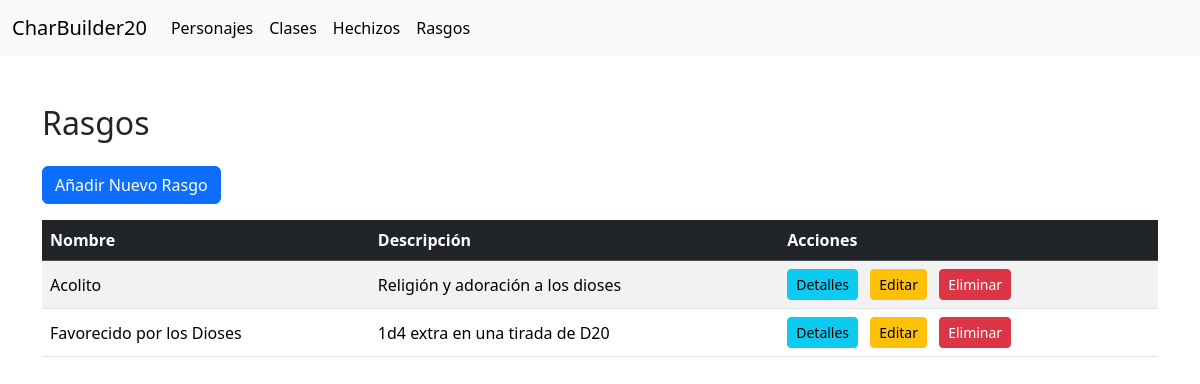
/trait/, run on the app's committed database.
### App/models.py (models this page shows, shortened)
class Traits(models.Model):
    background_type = models.CharField(max_length=50)
    background_desc = models.CharField(max_length=255, default='')

### App/views.py (the view)
# urls.py: path('trait/', views.trait_list, name='trait_list'),
def trait_list(request):
    traits = Traits.objects.all()
    return render(request, 'App/trait_list.html', {'trait_list': traits})

### App/templates/App/trait_list.html (shortened to what this page needs)
{% extends "layout/base.html" %}
{% block content %}
<div class="container mt-5">
  <h2 class="mb-4">Rasgos</h2>
  <a href="{% url 'trait_new' %}" class="btn btn-primary mb-3">Añadir Nuevo Rasgo</a>
  <div class="table-responsive">
    <table class="table table-striped align-middle">
      <thead class="table-dark">
        <tr>
          <th scope="col">Nombre</th>
          <th scope="col">Descripción</th>
          <th scope="col">Acciones</th>
        </tr>
      </thead>
      <tbody>
        {% for trait in trait_list %}
        <tr>
            <td>{{ trait.background_type }}</td>
            <td>{{ trait.background_desc }}</td>
            <td>
              <a href="{% url 'trait_detail' trait.pk %}" class="btn btn-info btn-sm me-2">Detalles</a>
              <a href="{% url 'trait_edit' trait.pk %}" class="btn btn-warning btn-sm me-2">Editar</a>
              <form action="{% url 'trait_delete' trait.pk %}" method="post" class="d-inline">
                <button type="submit" class="btn btn-danger btn-sm">Eliminar</button>
              </form>
            </td>
          </tr>
        {% endfor %}
      </tbody>
    </table>
  </div>
</div>
{% endblock %}

### data on the page
Traits: background_type "Acolito", background_desc "Religión y adoración a los dioses"
Traits: background_type "Favorecido por los Dioses", background_desc "1d4 extra en una tirada de D20"
